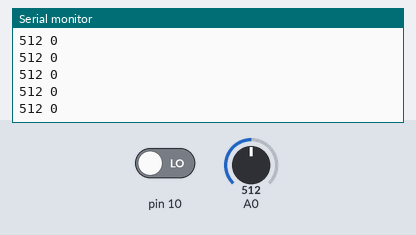
Bench run of a sketch on a simulated Arduino Uno, built with avr-gcc and run on an emulated ATmega328P. Parts: the last lines printed to the serial monitor. The test bench sets the inputs (shaded band); at power-on: A0 = 512, pin 10 LOW.

Above: at 4.2 s.
4.3 s: A0 set to 11
At 4.35 s:
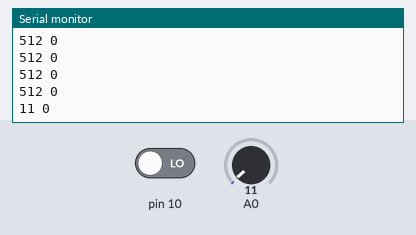
5.8 s: A0 set to 8
At 5.81 s:
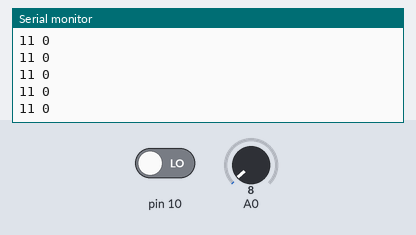
Timing chart, 0 to 8.8 s (numbered marks = the images above; inputs shaded):
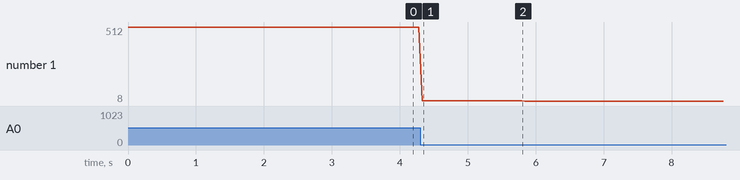

The sketch:

ArduinoDriver.ino
```cpp
String stringspace = String(" ");
String msg = String();
void setup() {
  pinMode(A0, INPUT);
  pinMode(10, INPUT);


   // start serial port at 9600 bps:
   Serial.begin(9600);
   while (!Serial) {
     ; // wait for serial port to connect. Needed for native USB port only
   }
 }
void loop() {
   msg = analogRead(A0) + stringspace + digitalRead(10);
   Serial.println(msg);
   delay(50);
 }
```

Measured:
- after the input at 4.3 s, the serial monitor: prints a new line at once (image 1)
- plotted number 1: 512 → 11 after the input at 4.3 s, 11 → 8 after the input at 5.8 s
